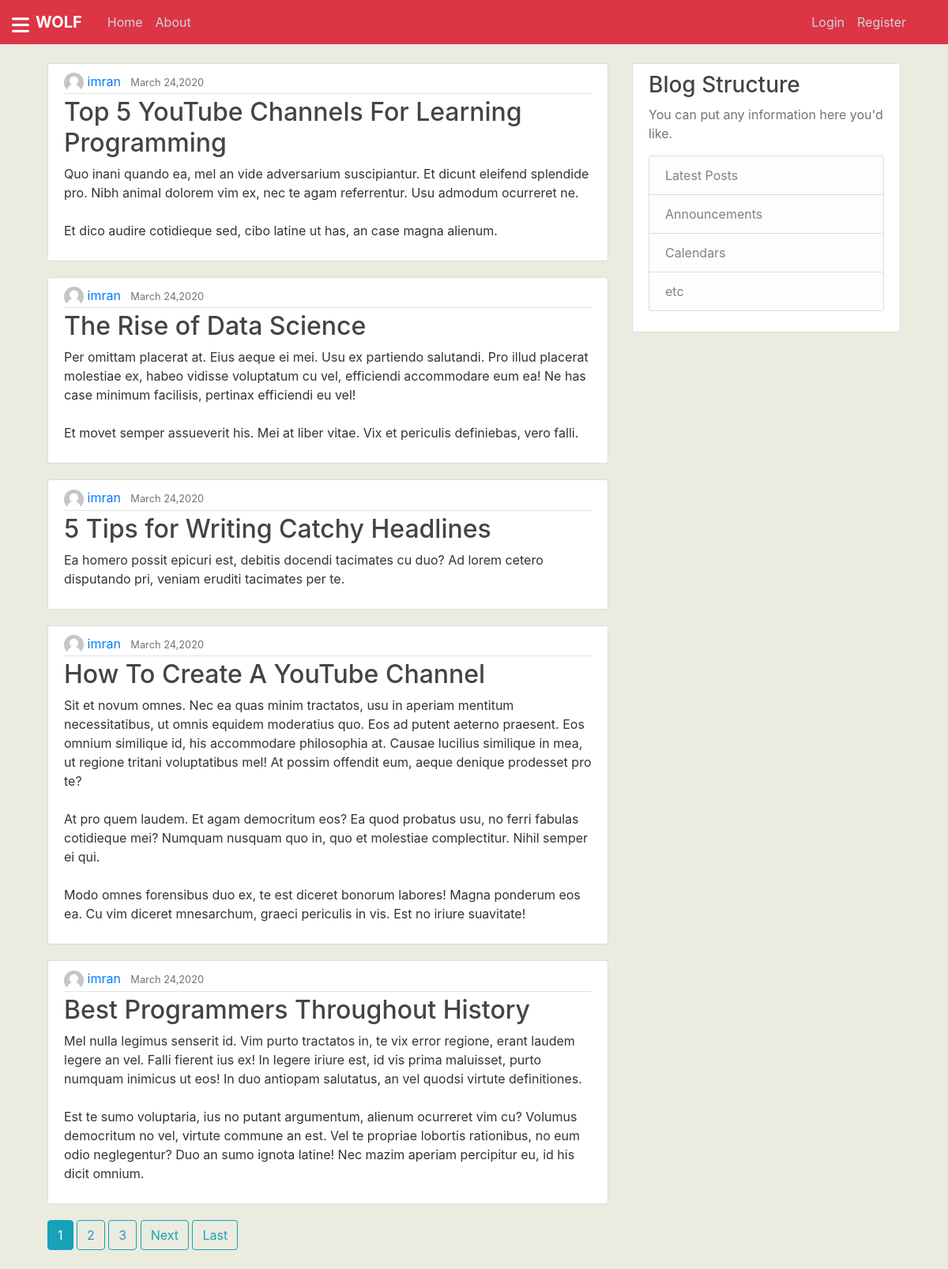
Screenshot of /user/imran with the database file from the repository.
### blog/models.py (models this page shows, shortened)
class post(models.Model):
	title=models.CharField(max_length=100)
	content=models.TextField()
	date_posted=models.DateTimeField(default=timezone.now)
	author= models.ForeignKey(User,on_delete=models.CASCADE)

### users/models.py (models this page shows, shortened)
class profile(models.Model):
	user=models.OneToOneField(User, on_delete=models.CASCADE)
	image=models.ImageField(default="default.png", upload_to='profile_pics')
	'''def save(self):
		super.save()

		img=Image.open(self.image.path)

		if img.height > 300 or img.width  >  300:
			output_s=(300 , 300)
			img.thumbnail(output_s)
			img.save(self.image.path) '''

### blog/views.py (the view)
# urls.py: path('user/<str:username>', UserListView.as_view(),name="userview"),
class UserListView(ListView):
	model=post
	template_name='blog/user_post.html'
	context_object_name='posts'
	paginate_by=5
	def get_queryset(self):
		user=get_object_or_404(User,username=(self.kwargs.get('username')))
		return post.objects.filter(author=user).order_by('-date_posted')

### blog/templates/blog/user_post.html (shortened to what this page needs)
{% extends "blog/basic.html"%}
       {%block content%}
	{% for post in posts%}
	   <article class="media content-section">
         <div class="media-body">
             <div class="article-metadata">
                <img style="border-radius:30px;"  src={{ post.author.profile.image.url }} height='25px' width='25px'  >
                 <a class="mr-2" href="#">{{ post.author }}</a>
                 <small class="text-muted">{{ post.date_posted|date:"F d,Y" }}</small>
             </div>
             <h2><a class="article-title" href={% url 'detailview' post.id %}>{{ post.title }}</a></h2>
             <p class="article-content">{{ post.content }}</p>
         </div>
       </article>
	{% endfor %}
    {% if is_paginated %}
        {% for num  in page_obj.paginator.page_range %}
            {% if page_obj.number ==  num %}
                <a class="btn btn-info mb-4  " href="?page={{ num }}">{{ num }}</a>
            {% elif num > page_obj.number|add:'-3' and num < page_obj.number|add:'3'%}
                <a class="btn btn-outline-info mb-4  " href="?page={{num}}">{{num}}</a>
           {% endif %}
        {% endfor %}
        {% if page_obj.has_next %}
            <a class="btn btn-outline-info mb-4  " href="?page={{ page_obj.next_page_number}}">Next</a>
            <a class="btn btn-outline-info mb-4  " href="?page={{page_obj.paginator.num_pages}}">Last</a>
        {% endif %}
    {% endif %}
{%endblock%}

### blog/templates/blog/basic.html (shortened to what this page needs)
{% load static %}
<!DOCTYPE html>
<html>
<head>
    <link rel="stylesheet" href="https://maxcdn.bootstrapcdn.com/bootstrap/4.0.0/css/bootstrap.min.css">
    <link rel="stylesheet" type="text/css" href={%static "blog/main.css"%}>
</head>
<body style="background-color:#ebebe0;">
	<header class="site-header">
     <nav class="navbar navbar-expand-md navbar-dark bg-steel fixed-top">
       <div >
  <label for='check'>
    <i  class='fas fa-bars' id='btn'></i>
  </label>
    </div>
      <div class="container">
      <a class="navbar-brand mr-4" href="/"><b>WOLF</b></a>
      <div class="collapse navbar-collapse" id="navbarToggle">
        <div class="navbar-nav mr-auto">
          <a class="nav-item nav-link" href={% url 'blog-home'%}>Home</a>
          <a class="nav-item nav-link" href={% url 'blog-about'%}>About</a>
        </div>
        <div class="navbar-nav">
          {% if user.is_authenticated %}
          <a class="navbar-brand" href={% url 'createview' %}>
              <img  src='/media/icon.png/' width="30" height='30' alt="profile" >
          <a class="navbar-brand" href={% url 'profile'%}>
              <img style="border-radius: 40px;" src={{user.profile.image.url}} width="35" height="35" alt="profile" >
         </a>
          <a class="nav-item nav-link" href={% url 'logout'%}>Logout</a>
          {% else %}
            <a class="nav-item nav-link" href={% url 'login'%}>Login</a>
            <a class="nav-item nav-link" href={% url 'user-register'%}>Register</a>
          {% endif %}
        </div>
      </div>
    </div>
  </nav>
</header>
    <div class="container">
    	<main role="main" class="container">
  <div class="row">
    <div class="col-md-8">
      {% block content %}{% endblock %}
    </div>
    <div class="col-md-4">
      <div class="content-section">
        <h3>Blog Structure</h3>
        <p class='text-muted'>You can put any information here you'd like.
          <ul class="list-group">
            <li class="list-group-item list-group-item-light">Latest Posts</li>
            <li class="list-group-item list-group-item-light">Announcements</li>
            <li class="list-group-item list-group-item-light">Calendars</li>
            <li class="list-group-item list-group-item-light">etc</li>
          </ul>
        </p>
      </div>
    </div>
  </div>
</main>
    </div>
</body>
</html>

### blog/static/blog/main.css (style rules this page uses)
body { background: #fafafa; color: #333333; margin-top: 5rem; }
h1, h2, h3, h4, h5, h6 { color: #444444; }
ul { margin: 0; }
.bg-steel { background-color: #dc3545; }
.site-header .navbar-nav .nav-link { color: #cbd5db; }
.content-section { background: #ffffff; padding: 10px 20px; border: 1px solid #dddddd; border-radius: 3px; margin-bottom: 20px; }
.article-title { color: #444444; }
.article-content { white-space: pre-line; }
.article-metadata { padding-bottom: 1px; margin-bottom: 4px; border-bottom: 1px solid #e3e3e3 }
* { margin:0; padding:0; list-style:none; text-decoration:none; }
label #btn, label #cancel { position:absolute; cursor:pointer; }
label #btn { left:15px; top:20px; font-size:25px; color:white; transition: all; }

### rows the page displays
post: author.profile.image (placeholder picture), author "imran", date_posted "March 24,2020", title "Top 5 YouTube Channels For Learning Programming", content "Quo inani quando ea, mel an vide adversarium suscipiantur. Et dicunt eleifend splendide pro. Nibh animal dolorem vim ex, nec te agam referrentur. Usu admodum ocurreret ne. Et dico audire cotidieque sed, cibo latine ut has, an case magna alienum."
post: author.profile.image (placeholder picture), author "imran", date_posted "March 24,2020", title "The Rise of Data Science", content "Per omittam placerat at. Eius aeque ei mei. Usu ex partiendo salutandi. Pro illud placerat molestiae ex, habeo vidisse voluptatum cu vel, efficiendi accommodare eum ea! Ne has case minimum facilisis, pertinax efficiendi eu vel! Et movet semper assueverit his. Mei at liber vitae. Vix et periculis definiebas, vero falli."
post: author.profile.image (placeholder picture), author "imran", date_posted "March 24,2020", title "5 Tips for Writing Catchy Headlines", content "Ea homero possit epicuri est, debitis docendi tacimates cu duo? Ad lorem cetero disputando pri, veniam eruditi tacimates per te."
post: author.profile.image (placeholder picture), author "imran", date_posted "March 24,2020", title "How To Create A YouTube Channel", content "Sit et novum omnes. Nec ea quas minim tractatos, usu in aperiam mentitum necessitatibus, ut omnis equidem moderatius quo. Eos ad putent aeterno praesent. Eos omnium similique id, his accommodare philosophia at. Causae lucilius similique in mea, ut regione tritani voluptatibus mel! At possim offendit eum, aeque denique prodesset pro te? At pro quem laudem. Et agam democritum eos? Ea quod probatus usu, no ferri fabulas cotidieque mei? Numquam nusquam quo in, quo et molestiae complectitur. Nihil semper ei qui. Modo omnes forensibus duo ex, te est diceret bonorum labores! Magna ponderum eos ea. Cu vim diceret mnesarchum, graeci periculis in vis. Est no iriure suavitate!"
post: author.profile.image (placeholder picture), author "imran", date_posted "March 24,2020", title "Best Programmers Throughout History", content "Mel nulla legimus senserit id. Vim purto tractatos in, te vix error regione, erant laudem legere an vel. Falli fierent ius ex! In legere iriure est, id vis prima maluisset, purto numquam inimicus ut eos! In duo antiopam salutatus, an vel quodsi virtute definitiones. Est te sumo voluptaria, ius no putant argumentum, alienum ocurreret vim cu? Volumus democritum no vel, virtute commune an est. Vel te propriae lobortis rationibus, no eum odio neglegentur? Duo an sumo ignota latine! Nec mazim aperiam percipitur eu, id his dicit omnium."

### other values shown
{{ num }} "1"
{{ num }} "2" "3"
